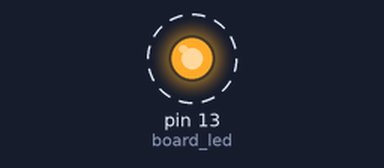
A sketch run on a simulated Arduino Uno, built with avr-gcc and run on an emulated ATmega328P. Shown: output pins drawn as LEDs (lit = HIGH). Dashed ring = blinking. What the sketch prints to the serial monitor is not drawn.

Above: at 0.2 s.
Timing chart, 0 to 3.5 s (numbered marks = the images above):
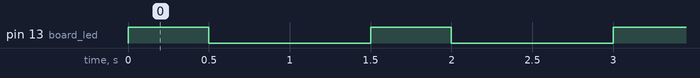

The sketch:

bled.ino
```cpp
int board_led = 13;
char input;

void setup() {
  Serial.begin(9600);

  pinMode(board_led, OUTPUT);
}


void loop() {
  digitalWrite(board_led, HIGH);
  delay(500);
  digitalWrite(board_led, LOW);
  delay(500);

  Serial.write("a");
  Serial.println("");
  delay(500);
}
```

Measured:
- by itself, pin 13 (board_led): alternates HIGH for 0.50 s and LOW for 1.0 s
